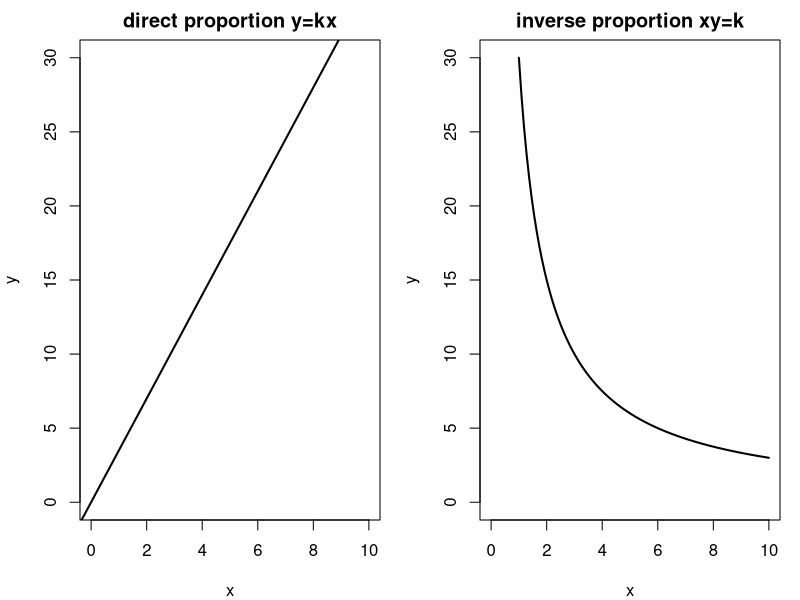
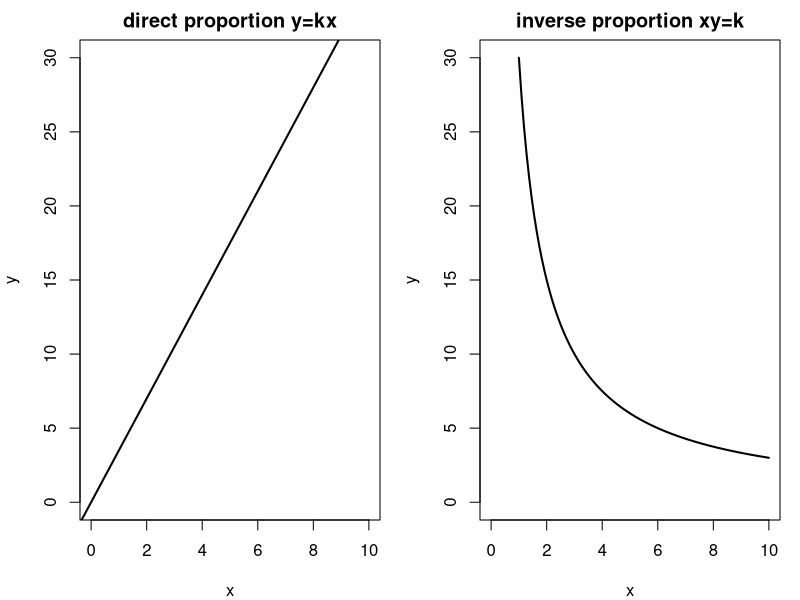

The R script that drew these images, in order:
library(svglite)

make_plot <- function() {
  old <- par(mfrow = c(1,2), mar = c(4,4,2,1), bg = "white")
  # direct proportion: straight line through origin
  plot(0, 0, type = "n", xlim = c(0, 10), ylim = c(0, 30),
       xlab = "x", ylab = "y", main = "direct proportion y=kx")
  abline(0, 3.5, lwd = 2)
  # inverse proportion: hyperbola xy=k
  plot(0, 0, type = "n", xlim = c(0, 10), ylim = c(0, 30),
       xlab = "x", ylab = "y", main = "inverse proportion xy=k")
  xs <- seq(1, 10, length.out = 100)
  lines(xs, 30/xs, lwd = 2)
  par(old)
}

svg_out <- "C:/Users/18904/Github/primary-mathematics/figures/week102-1.svg"
pdf_out <- "C:/Users/18904/Github/primary-mathematics/figures/week102-1.pdf"
svglite(svg_out, width = 8, height = 4)
make_plot(); dev.off()
cairo_pdf(pdf_out, width = 8, height = 4)
make_plot(); dev.off()
cat("done\n")
